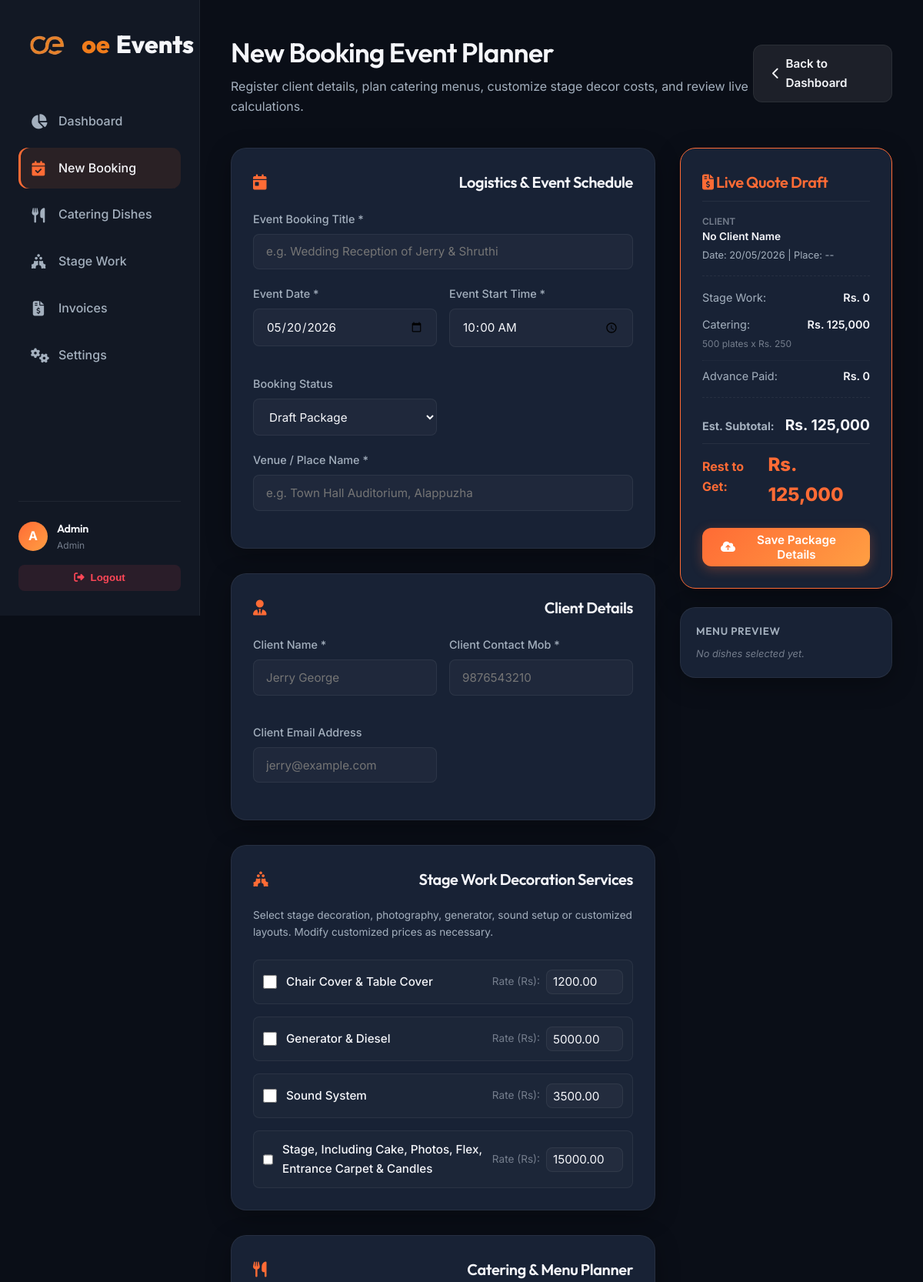
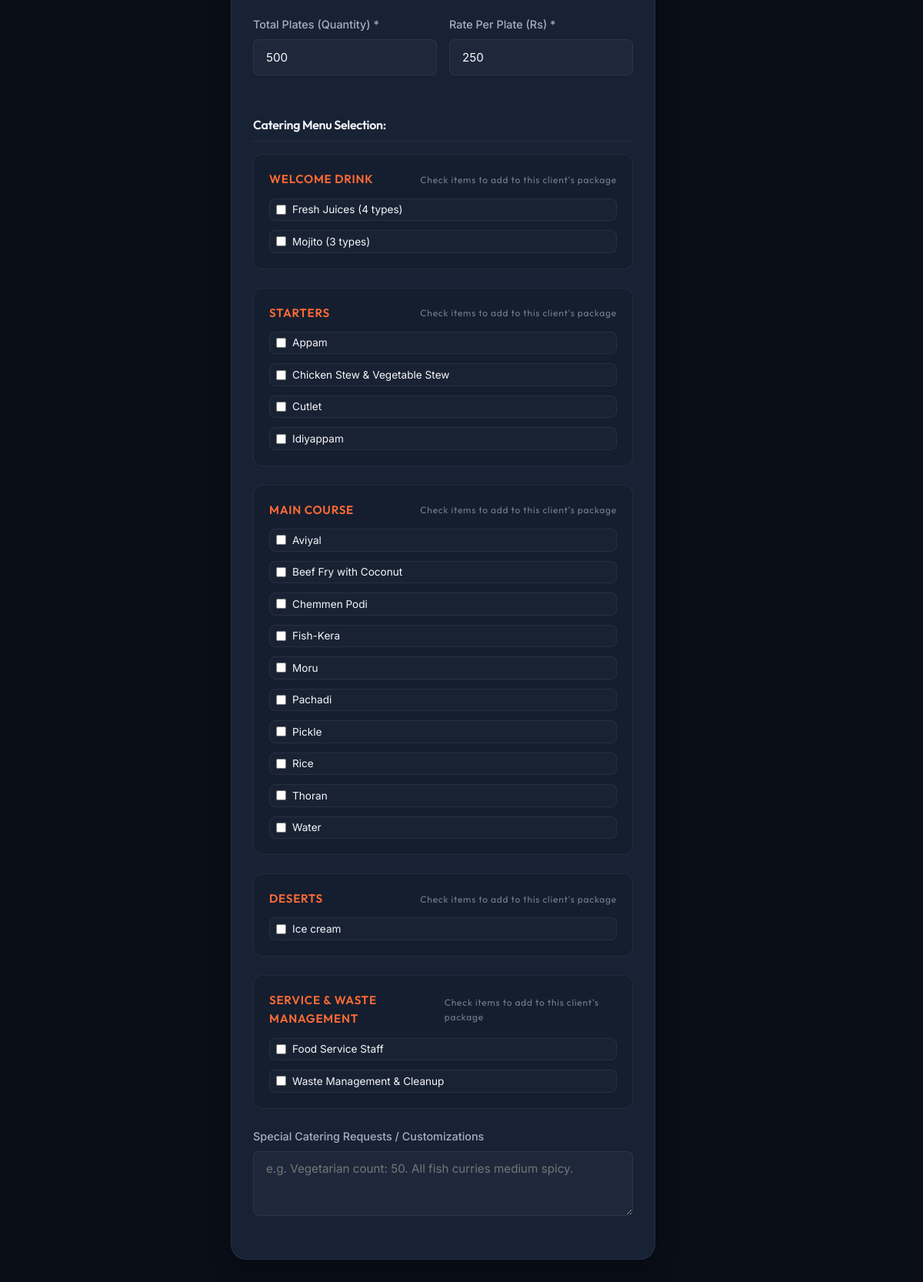
Screenshot of /admin/event-form.php (signed in, upper part) with the database file from the repository (2 pictures, top to bottom).
### tables this page shows
CREATE TABLE IF NOT EXISTS `stage_items` (
    `id` INT AUTO_INCREMENT PRIMARY KEY,
    `item_name` VARCHAR(150) NOT NULL,
    `default_price` DECIMAL(10,2) DEFAULT 0.00,
    `description` TEXT,
    `created_at` TIMESTAMP DEFAULT CURRENT_TIMESTAMP
);

CREATE TABLE IF NOT EXISTS `menu_categories` (
    `id` INT AUTO_INCREMENT PRIMARY KEY,
    `category_name` VARCHAR(100) NOT NULL UNIQUE,
    `display_order` INT DEFAULT 0
);

CREATE TABLE IF NOT EXISTS `dishes` (
    `id` INT AUTO_INCREMENT PRIMARY KEY,
    `category_id` INT NOT NULL,
    `dish_name` VARCHAR(150) NOT NULL,
    `description` TEXT,
    FOREIGN KEY (`category_id`) REFERENCES `menu_categories`(`id`) ON DELETE CASCADE
);

### includes/functions.php (called while the page is built, shortened)
<?php
function h($str) {
    return htmlspecialchars($str ?? '', ENT_QUOTES, 'UTF-8');
}

### admin/event-form.php (the view, shortened to what this page needs)
<?php
require_once __DIR__ . '/../includes/header.php';
$db = get_db_connection();
$event_id = isset($_GET['id']) ? (int)$_GET['id'] : 0;
$is_edit = ($event_id > 0);
$event_data = [
    'title' => '',
    'client_name' => '',
    'client_phone' => '',
    'client_email' => '',
    'event_date' => $_GET['date'] ?? date('Y-m-d'),
    'event_time' => '10:00:00',
    'venue' => '',
    'status' => 'draft'
];
$selected_stage_items = [];
$catering_data = [
    'per_plate_price' => 250.00,
    'total_plates' => 500,
    'notes' => ''
];
$selected_dishes = [];
$all_stage_items = $db->query("SELECT * FROM stage_items ORDER BY item_name ASC")->fetchAll();
$all_categories = $db->query("SELECT * FROM menu_categories ORDER BY display_order ASC")->fetchAll();
$all_dishes = $db->query("SELECT * FROM dishes ORDER BY dish_name ASC")->fetchAll();
$dishes_by_category = [];
foreach ($all_dishes as $dish) {
    $dishes_by_category[$dish['category_id']][] = $dish;
}
?>
<div class="content-header">
    <div class="header-title">
        <h1><?= $is_edit ? 'Modify Booking: ' . h($event_data['title']) : 'New Booking Event Planner' ?></h1>
        <p>Register client details, plan catering menus, customize stage decor costs, and review live calculations.</p>
    </div>
    <div>
        <a href="index.php" class="btn btn-secondary">
            <i class="fa-solid fa-chevron-left"></i> Back to Dashboard
        </a>
    </div>
</div>
<form action="" method="POST" id="eventForm">
    <div style="display: grid; grid-template-columns: 2fr 1fr; gap: 2rem; align-items: start;">
        <div style="display: flex; flex-direction: column; gap: 2rem;">
            <div class="card">
                <h3 class="card-title"><i class="fa-solid fa-calendar-day" style="color: var(--accent-color);"></i> Logistics & Event Schedule</h3>
                <div class="form-group">
                    <label for="title" class="form-label">Event Booking Title *</label>
                    <input type="text" id="title" name="title" class="form-control" placeholder="e.g. Wedding Reception of Jerry & Shruthi" value="<?= h($event_data['title']) ?>" required>
                </div>
                <div class="form-row">
                    <div class="form-group">
                        <label for="event_date" class="form-label">Event Date *</label>
                        <input type="date" id="event_date" name="event_date" class="form-control" value="<?= h($event_data['event_date']) ?>" required onchange="checkSlotClash()">
                    </div>
                    <div class="form-group">
                        <label for="event_time" class="form-label">Event Start Time *</label>
                        <input type="time" id="event_time" name="event_time" class="form-control" value="<?= h($event_data['event_time']) ?>" required>
                    </div>
                    <div class="form-group">
                        <label for="status" class="form-label">Booking Status</label>
                        <select id="status" name="status" class="form-control">
                            <option value="draft" <?= $event_data['status'] == 'draft' ? 'selected' : '' ?>>Draft Package</option>
                        </select>
                    </div>
                </div>
                <div class="form-group">
                    <label for="venue" class="form-label">Venue / Place Name *</label>
                    <input type="text" id="venue" name="venue" class="form-control" placeholder="e.g. Town Hall Auditorium, Alappuzha" value="<?= h($event_data['venue']) ?>" required oninput="checkSlotClash()">
                </div>
            </div>
            <div class="card">
                <h3 class="card-title"><i class="fa-solid fa-user-tie" style="color: var(--accent-color);"></i> Client Details</h3>
                <div class="form-row">
                    <div class="form-group">
                        <label for="client_name" class="form-label">Client Name *</label>
                        <input type="text" id="client_name" name="client_name" class="form-control" placeholder="Jerry George" value="<?= h($event_data['client_name']) ?>" required>
                    </div>
                    <div class="form-group">
                        <label for="client_phone" class="form-label">Client Contact Mob *</label>
                        <input type="text" id="client_phone" name="client_phone" class="form-control" placeholder="9876543210" value="<?= h($event_data['client_phone']) ?>" required>
                    </div>
                    <div class="form-group">
                        <label for="client_email" class="form-label">Client Email Address</label>
                        <input type="email" id="client_email" name="client_email" class="form-control" placeholder="jerry@example.com" value="<?= h($event_data['client_email']) ?>">
                    </div>
                </div>
            </div>
            <div class="card">
                <h3 class="card-title"><i class="fa-solid fa-holly-berry" style="color: var(--accent-color);"></i> Stage Work Decoration Services</h3>
                <p style="color: var(--text-secondary); font-size: 0.85rem; margin-bottom: 1.5rem;">Select stage decoration, photography, generator, sound setup or customized layouts. Modify customized prices as necessary.</p>
                <div style="display: flex; flex-direction: column; gap: 1rem;">
                    <?php foreach ($all_stage_items as $item): ?>
                        <?php
                        $is_checked = isset($selected_stage_items[$item['id']]);
                        $price_val = $is_checked ? $selected_stage_items[$item['id']] : $item['default_price'];
                        ?>
                        <div style="display: flex; align-items: center; justify-content: space-between; padding: 0.75rem; background: rgba(255,255,255,0.02); border-radius: var(--border-radius-sm); border: 1px solid var(--border-color);">
                            <label style="display: flex; align-items: center; gap: 0.75rem; cursor: pointer; flex: 1;">
                                <input type="checkbox" name="stage_items[]" value="<?= $item['id'] ?>" class="stage-chk" <?= $is_checked ? 'checked' : '' ?> onchange="calculateSummary()" style="width: 18px; height: 18px; accent-color: var(--accent-color);">
                                <span style="font-weight: 500; font-size: 0.95rem;"><?= h($item['item_name']) ?></span>
                            </label>
                            <div style="display: flex; align-items: center; gap: 0.5rem;">
                                <span style="font-size: 0.85rem; color: var(--text-muted);">Rate (Rs):</span>
                                <input type="number" step="0.01" name="stage_custom_prices[<?= $item['id'] ?>]" value="<?= $price_val ?>" class="form-control stage-price" style="width: 100px; padding: 0.35rem 0.5rem;" oninput="calculateSummary()">
                            </div>
                        </div>
                    <?php endforeach; ?>
                </div>
            </div>
            <div class="card">
                <h3 class="card-title"><i class="fa-solid fa-utensils" style="color: var(--accent-color);"></i> Catering & Menu Planner</h3>
                <div class="form-row" style="margin-bottom: 2rem;">
                    <div class="form-group">
                        <label for="total_plates" class="form-label">Total Plates (Quantity) *</label>
                        <input type="number" id="total_plates" name="total_plates" class="form-control" value="<?= h($catering_data['total_plates']) ?>" min="1" required oninput="calculateSummary()">
                    </div>
                    <div class="form-group">
                        <label for="per_plate_price" class="form-label">Rate Per Plate (Rs) *</label>
                        <input type="number" step="0.01" id="per_plate_price" name="per_plate_price" class="form-control" value="<?= h($catering_data['per_plate_price']) ?>" min="0" required oninput="calculateSummary()">
                    </div>
                </div>
                <h4 style="margin-bottom: 1rem; border-bottom: 1px solid var(--border-color); padding-bottom: 0.5rem; color: var(--text-primary);">Catering Menu Selection:</h4>
                <div style="display: flex; flex-direction: column; gap: 1.5rem;">
                    <?php foreach ($all_categories as $cat): ?>
                        <div style="border: 1px solid var(--border-color); border-radius: var(--border-radius-md); padding: 1.25rem; background: rgba(0,0,0,0.1);">
                            <h5 style="color: var(--accent-color); font-size: 0.95rem; text-transform: uppercase; margin-bottom: 0.75rem; letter-spacing: 0.05em; display: flex; align-items: center; justify-content: space-between;">
                                <span><?= h($cat['category_name']) ?></span>
                                <span style="font-size: 0.75rem; color: var(--text-muted); font-weight: normal; text-transform: none;">Check items to add to this client's package</span>
                            </h5>
                            <?php if (empty($dishes_by_category[$cat['id']])): ?>
                                <p style="color: var(--text-muted); font-size: 0.85rem; font-style: italic;">No dishes in database for this category.</p>
                            <?php else: ?>
                                <div style="display: grid; grid-template-columns: repeat(auto-fill, minmax(240px, 1fr)); gap: 0.75rem;">
                                    <?php foreach ($dishes_by_category[$cat['id']] as $dish): ?>
                                        <?php
                                        $is_checked = array_key_exists($dish['id'], $selected_dishes);
                                        ?>
                                        <div style="display: flex; align-items: center; justify-content: space-between; padding: 0.35rem 0.5rem; background: rgba(255,255,255,0.02); border-radius: var(--border-radius-sm); border: 1px solid var(--border-color);">
                                            <label style="display: flex; align-items: center; gap: 0.5rem; cursor: pointer; font-size: 0.85rem; flex: 1; margin: 0;">
                                                <input type="checkbox" name="dishes[]" value="<?= $dish['id'] ?>" class="dish-chk" <?= $is_checked ? 'checked' : '' ?> style="accent-color: var(--accent-color);" data-dishname="<?= h($dish['dish_name']) ?>" data-category="<?= h($cat['category_name']) ?>" onchange="calculateSummary(); togglePlatesInput(this)">
                                                <span style="line-height: 1.2;"><?= h($dish['dish_name']) ?></span>
                                            </label>
                                        </div>
                                    <?php endforeach; ?>
                                </div>
                            <?php endif; ?>
                        </div>
                    <?php endforeach; ?>
                </div>
                <div class="form-group" style="margin-top: 1.5rem;">
                    <label for="catering_notes" class="form-label">Special Catering Requests / Customizations</label>
                    <textarea id="catering_notes" name="catering_notes" class="form-control" rows="3" placeholder="e.g. Vegetarian count: 50. All fish curries medium spicy."><?= h($catering_data['notes']) ?></textarea>
                </div>
            </div>
        </div>
        <div style="position: sticky; top: 1.5rem; display: flex; flex-direction: column; gap: 1.5rem;">
            <div class="card" style="border-color: var(--accent-color);">
                <h3 class="card-title" style="border-bottom: 1px solid var(--border-color); padding-bottom: 0.5rem; margin-bottom: 1rem; color: var(--accent-color);">
                    <span><i class="fa-solid fa-file-invoice-dollar"></i> Live Quote Draft</span>
                </h3>
                <div style="margin-bottom: 1rem; font-size: 0.85rem;">
                    <p style="color: var(--text-muted); font-size: 0.75rem; text-transform: uppercase; font-weight: 600;">Client</p>
                    <p id="summaryClient" style="font-weight: 600;">Jerry George</p>
                    <p id="summaryLogistics" style="color: var(--text-secondary); font-size: 0.8rem; margin-top: 0.2rem;">Date: -- | Place: --</p>
                </div>
                <div style="display: flex; flex-direction: column; gap: 0.75rem; border-top: 1px dashed var(--border-color); border-bottom: 1px dashed var(--border-color); padding: 1rem 0; margin-bottom: 1.25rem;">
                    <div style="display: flex; justify-content: space-between; font-size: 0.9rem;">
                        <span style="color: var(--text-secondary);">Stage Work:</span>
                        <span id="summaryStageTotal" style="font-weight: 600; color: var(--text-primary);">Rs. 0</span>
                    </div>
                    <div style="display: flex; justify-content: space-between; font-size: 0.9rem;">
                        <span style="color: var(--text-secondary);">Catering:</span>
                        <span id="summaryCateringTotal" style="font-weight: 600; color: var(--text-primary);">Rs. 0</span>
                    </div>
                    <div style="display: flex; justify-content: space-between; font-size: 0.75rem; color: var(--text-muted); margin-top: -0.5rem;">
                        <span id="summaryCateringDetails">500 plates x Rs. 250</span>
                    </div>
                    <div style="display: flex; justify-content: space-between; font-size: 0.9rem; border-top: 1px dotted var(--border-color); padding-top: 0.5rem;">
                        <span style="color: var(--text-secondary);">Advance Paid:</span>
                        <span id="summaryAdvance" style="font-weight: 600; color: var(--text-primary);">Rs. 0</span>
                    </div>
                </div>
                <div style="display: flex; flex-direction: column; gap: 0.5rem; margin-bottom: 1.5rem;">
                    <div style="display: flex; justify-content: space-between; align-items: baseline;">
                        <span style="font-weight: 700; font-size: 0.9rem; color: var(--text-secondary);">Est. Subtotal:</span>
                        <span id="summaryGrandTotal" style="font-size: 1.2rem; font-weight: 700; color: var(--text-primary);">Rs. 0</span>
                    </div>
                    <div style="display: flex; justify-content: space-between; align-items: baseline; border-top: 1px solid var(--border-color); padding-top: 0.5rem;">
                        <span style="font-weight: 700; font-size: 1rem; color: var(--accent-color);">Rest to Get:</span>
                        <span id="summaryRestToGet" style="font-size: 1.5rem; font-weight: 800; color: var(--accent-color);">Rs. 0</span>
                    </div>
                </div>
                <div style="display: flex; flex-direction: column; gap: 0.5rem;">
                    <button type="submit" class="btn btn-primary" style="width: 100%; height: 50px;">
                        <i class="fa-solid fa-cloud-arrow-up"></i> Save Package Details
                    </button>
                </div>
            </div>
            <div class="card" style="padding: 1.25rem;">
                <h4 style="margin-bottom: 0.5rem; font-size: 0.85rem; text-transform: uppercase; color: var(--text-secondary); letter-spacing: 0.05em;">Menu Preview</h4>
                <div id="summaryDishesList" style="display: flex; flex-direction: column; gap: 0.25rem; font-size: 0.8rem; color: var(--text-primary); max-height: 250px; overflow-y: auto;">
                </div>
            </div>
        </div>
    </div>
</form>
<?php
require_once __DIR__ . '/../includes/footer.php';
?>

### rows the page displays
stage_items: item_name "Chair Cover & Table Cover", default_price "1200.00"
stage_items: item_name "Generator & Diesel", default_price "5000.00"
stage_items: item_name "Sound System", default_price "3500.00"
stage_items: item_name "Stage, Including Cake, Photos, Flex, Entrance Carpet & Candles", default_price "15000.00"
menu_categories: category_name "WELCOME DRINK"
dishes: dish_name "Fresh Juices (4 types)"
dishes: dish_name "Mojito (3 types)"
menu_categories: category_name "STARTERS"
dishes: dish_name "Appam"
dishes: dish_name "Chicken Stew & Vegetable Stew"
dishes: dish_name "Cutlet"
dishes: dish_name "Idiyappam"
menu_categories: category_name "MAIN COURSE"
dishes: dish_name "Aviyal"
dishes: dish_name "Beef Fry with Coconut"
dishes: dish_name "Chemmen Podi"
dishes: dish_name "Fish-Kera"
dishes: dish_name "Moru"
dishes: dish_name "Pachadi"
dishes: dish_name "Pickle"
dishes: dish_name "Rice"
dishes: dish_name "Thoran"
dishes: dish_name "Water"
menu_categories: category_name "DESERTS"
dishes: dish_name "Ice cream"
menu_categories: category_name "SERVICE & WASTE MANAGEMENT"
dishes: dish_name "Food Service Staff"
dishes: dish_name "Waste Management & Cleanup"

### other values shown
substr($_SESSION['admin_username'], 0, 1) "A"
$_SESSION['admin_username'] "Admin"
$_SESSION['admin_role'] "Admin"
